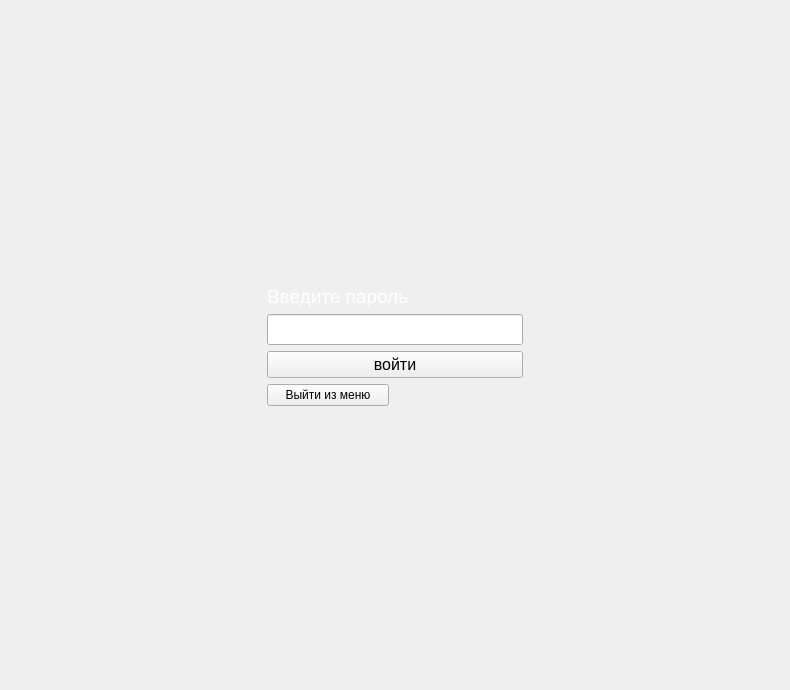
<?xml version="1.0" encoding="UTF-8"?>
<ui version="4.0">
 <class>Form_pass</class>
 <widget class="QWidget" name="Form_pass">
  <property name="geometry">
   <rect>
    <x>0</x>
    <y>0</y>
    <width>790</width>
    <height>690</height>
   </rect>
  </property>
  <property name="windowTitle">
   <string>Form</string>
  </property>
  <layout class="QGridLayout" name="gridLayout">
   <item row="2" column="0">
    <spacer name="horizontalSpacer">
     <property name="orientation">
      <enum>Qt::Horizontal</enum>
     </property>
     <property name="sizeHint" stdset="0">
      <size>
       <width>40</width>
       <height>20</height>
      </size>
     </property>
    </spacer>
   </item>
   <item row="5" column="2">
    <spacer name="verticalSpacer">
     <property name="orientation">
      <enum>Qt::Vertical</enum>
     </property>
     <property name="sizeHint" stdset="0">
      <size>
       <width>20</width>
       <height>40</height>
      </size>
     </property>
    </spacer>
   </item>
   <item row="1" column="2">
    <widget class="QLabel" name="label">
     <property name="font">
      <font>
       <pointsize>14</pointsize>
      </font>
     </property>
     <property name="styleSheet">
      <string notr="true">color:white;</string>
     </property>
     <property name="text">
      <string>Введите пароль</string>
     </property>
    </widget>
   </item>
   <item row="2" column="4">
    <spacer name="horizontalSpacer_2">
     <property name="orientation">
      <enum>Qt::Horizontal</enum>
     </property>
     <property name="sizeHint" stdset="0">
      <size>
       <width>40</width>
       <height>20</height>
      </size>
     </property>
    </spacer>
   </item>
   <item row="3" column="2">
    <widget class="QPushButton" name="pushButtonsendpass">
     <property name="font">
      <font>
       <pointsize>12</pointsize>
       <weight>50</weight>
       <italic>false</italic>
       <bold>false</bold>
      </font>
     </property>
     <property name="styleSheet">
      <string notr="true">QPushButton{

background-color:qlineargradient(spread:pad, x1:0.494, y1:0.846136, x2:0.494382, y2:1, stop:0 rgba(69, 69, 69, 255), stop:1 rgba(149, 149, 149, 255));
color:white;
font: &quot;Arial&quot;;
border-radius: 2px;
}
QPushButton::pressed{

background-color:qlineargradient(spread:pad, x1:0.426, y1:0.800682, x2:0.427, y2:1, stop:0 rgba(37, 37, 37, 255), stop:1 rgba(87, 87, 87, 255));
color:white;
font: &quot;Arial&quot;;
border-radius: 2px;
};
</string>
     </property>
     <property name="text">
      <string>войти</string>
     </property>
    </widget>
   </item>
   <item row="0" column="2">
    <spacer name="verticalSpacer_2">
     <property name="orientation">
      <enum>Qt::Vertical</enum>
     </property>
     <property name="sizeHint" stdset="0">
      <size>
       <width>20</width>
       <height>40</height>
      </size>
     </property>
    </spacer>
   </item>
   <item row="2" column="2">
    <widget class="QLineEdit" name="lineEdit">
     <property name="font">
      <font>
       <pointsize>14</pointsize>
      </font>
     </property>
     <property name="styleSheet">
      <string notr="true">color:white;</string>
     </property>
    </widget>
   </item>
   <item row="4" column="2">
    <widget class="QPushButton" name="pushButton">
     <property name="maximumSize">
      <size>
       <width>122</width>
       <height>16777215</height>
      </size>
     </property>
     <property name="styleSheet">
      <string notr="true">QPushButton{

background-color:qlineargradient(spread:pad, x1:0.494, y1:0.846136, x2:0.494382, y2:1, stop:0 rgba(69, 69, 69, 255), stop:1 rgba(149, 149, 149, 255));
color:white;
font: &quot;Arial&quot;;
border-radius: 2px;
}
QPushButton::pressed{

background-color:qlineargradient(spread:pad, x1:0.426, y1:0.800682, x2:0.427, y2:1, stop:0 rgba(37, 37, 37, 255), stop:1 rgba(87, 87, 87, 255));
color:white;
font: &quot;Arial&quot;;
border-radius: 2px;
};
</string>
     </property>
     <property name="text">
      <string>Выйти из меню</string>
     </property>
    </widget>
   </item>
  </layout>
 </widget>
 <resources/>
 <connections/>
</ui>
